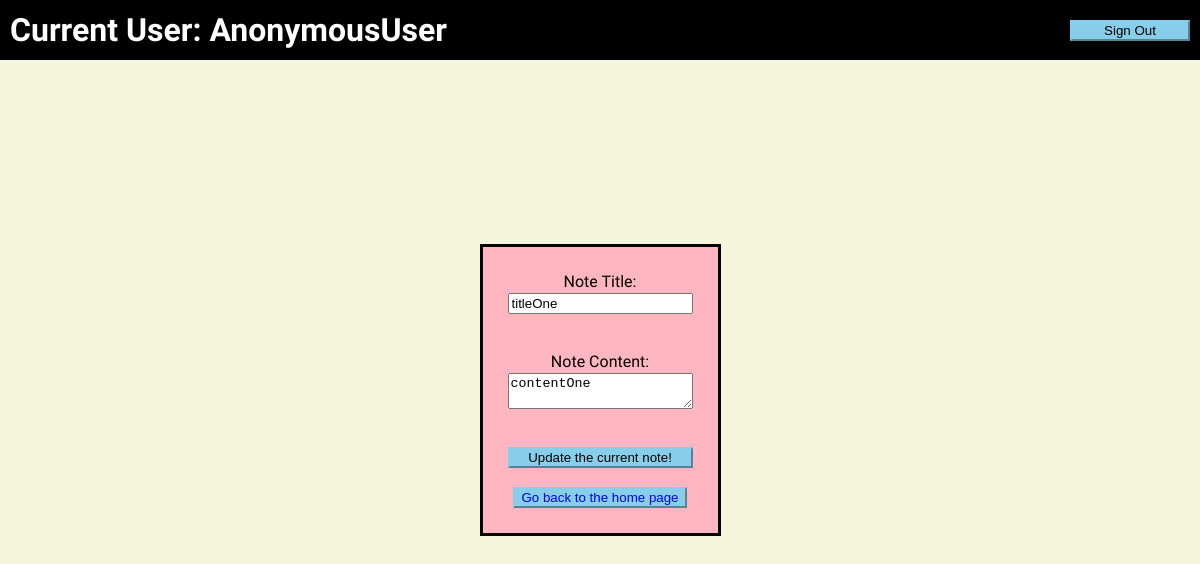
The app's page /update/5/ with its own data.
### notes/models.py (models this page shows, shortened)
class Note(models.Model):
    title = models.CharField(max_length=20)
    author = models.CharField(max_length=20)
    created_date = models.DateTimeField(default=timezone.now)
    content = models.CharField(max_length=250)

### notes/views.py (the view, shortened to what this page needs)
# urls.py: path('update/<int:id>/', views.update, name="update")
def update(request, id):
    note_instance = get_object_or_404(Note, pk=id)
    if (note_instance is None):
        msg = "Failed to find the given note"
        ctx = {'msg':msg}
        return render(request, "notes/error.html", ctx)
    if str(note_instance.author) == str(request.user):
        ctx = {'note_instance':note_instance, 'username':request.user}
        return render(request, "notes/update.html", ctx)
    else:
        msg = "You aren't authorized to access the requested note"
        ctx = {'msg' : msg}
        return render(request, "notes/error.html")

### templates/notes/update.html (shortened to what this page needs)
{% load static %}
<!DOCTYPE html>
<html lang="en">
<head>
    <link rel="stylesheet" href="{% static 'notes/style.css' %}">
</head>
<body>
    <header class="header">
        <strong class="header--username">Current User: {{username}}</strong>
        <a href="/signout"><button class="header--logout" type="submit">Sign Out</button></a>
    </header>
    <div class="page--content">
        <div class="update--page">
            <div class="update--box">
                <form action="{% url 'notes:update' note_instance.id %}" method="post" class="update--form">
                    <label class="label" for="title">Note Title: </label>
                    <input type="text" id="title" name="title" placeholder="Update your title here" maxlength="20" required value={{note_instance.title}}> <br> <br>
                    <label class="label" for="content">Note Content:</label>
                    <textarea type="text" id="content" name="content" placeholder="Update your note content here" maxlength="250" requied>{{note_instance.content}}</textarea> <br> <br>
                    <button type="submit">Update the current note!</button> <br>
                </form>
                <button><a href="/">Go back to the home page</a></button>
            </div>
        </div>
    </div>
</body>
</html>

### notes/static/notes/style.css (style rules this page uses)
:root { --beige: rgb(245, 245, 220); --navy-blue: rgb(0, 0, 128); --muted-green: rgb(102, 153, 102); --deep-red: rgb(165, 42, 42); --light-gray: rgb(211, 211, 211); --dark-brown: rgb(92, 64, 51); --yellow: rgb(255, 255, 0); --light-blue: rgb(135, 206, 235); --coral: rgb(255, 127, 80); --black: rgb(0, 0, 0); --light-pink: rgb(255, 182, 193); }
html { font-family: 'Roboto Condensed', sans-serif; height: 100%; }
body { background-color: var(--beige); margin: 0; height: 100%; }
a { text-decoration: none; cursor:pointer; }
button { background-color: var(--light-blue); border-color: var(--light-blue); }
.header { height: 5vh; display: flex; background-color: rgb(0, 0, 0); align-items: center; justify-content: space-between; padding: 10px; }
.header--username { color: white; font-family: 'Roboto Condensed', sans-serif; font-weight: 900; font-size: 2em; }
.label { margin-bottom: 2px; display: flex; justify-content: center; }
.update--page { height: 100%; display: flex; justify-content: center; align-items: center; }
.update--box { background-color: var(--light-pink); padding: 25px; display: flex; flex-direction: column; position: relative; top: -10%; align-items: center; justify-content: center; border-color: black; border-style: solid; }
.update--form { display: flex; flex-direction: column; }
.page--content { margin: 10px; height: 100%; }
.header--logout { height: 65%; width: 10vw; }

### records on screen
Note: author "AnonymousUser", title "titleOne", content "contentOne"
